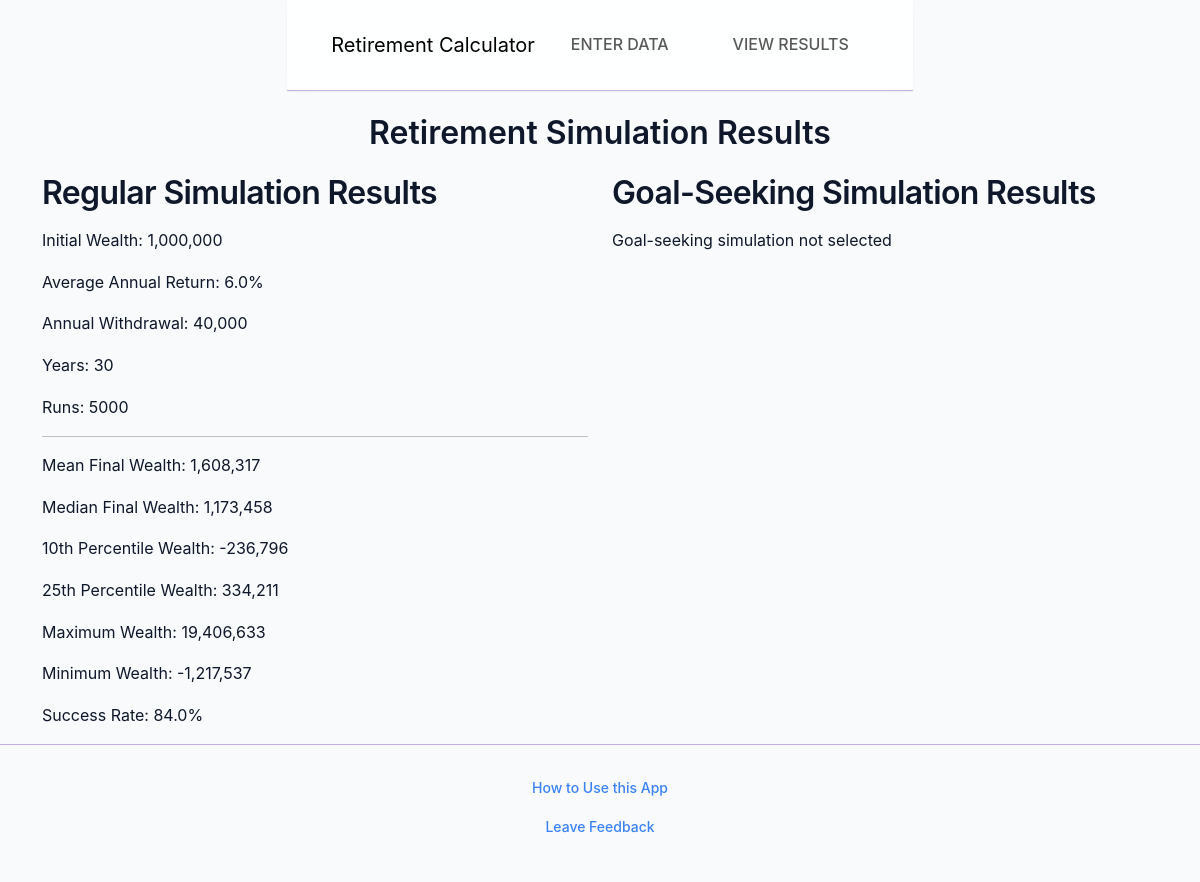
The app's page /results/ with its own data.
### core/models.py (models this page shows, shortened)
class SimulationData(models.Model):
    goal_seeking = models.BooleanField(default=False)
    initial_wealth = models.FloatField(default=1000000)
    annual_return = models.FloatField(default=6)
    return_std = models.FloatField(default=12)
    annual_withdrawal = models.FloatField(default=40000)
    inflation_rate = models.FloatField(default=2.5)
    inflation_std = models.FloatField(default=2.5)
    years = models.IntegerField(default=30)
    runs = models.IntegerField(default=100)
    target_success_rate = models.FloatField(default=80)

### core/views.py (the view, shortened to what this page needs)
# urls.py: path('results/', views.results_view, name='results'),
@require_http_methods(["GET", "POST"])
def results_view(request):
    sim_input = SimulationData.objects.last()
    if not sim_input:
        messages.error(request, "No simulation data found. Please enter data first")
        return redirect(reverse('enter'))
    if not sim_input.goal_seeking:
        the_runs = generate_runs(sim_input)
        results = {
            "goal_seeking": False,
            "initial_wealth": sim_input.initial_wealth,
            "annual_return": sim_input.annual_return,
            "annual_withdrawal": sim_input.annual_withdrawal,
            "years": sim_input.years,
            "runs": sim_input.runs,
            "run_mean": np.mean(the_runs[:, -1]),
            "run_median": np.median(the_runs[:, -1]),
            "run_10": np.percentile(the_runs[:, -1], 10),
            "run_25": np.percentile(the_runs[:, -1], 25),
            "run_min": np.min(the_runs[:, -1]),
            "run_max": np.max(the_runs[:, -1]),
            "run_success": 100 * np.count_nonzero(the_runs[:, -1] >= 0) / sim_input.runs,
        }
        print(f"DEBUG: results page sending {results}")
        return render(request, 'results.html', results)

### core/runs.py (called while the page is built)
def generate_random_sample(annual_return, return_std, inflation_rate, inflation_std, years, runs):
    rng = np.random.default_rng()
    returns = rng.normal(annual_return, return_std, size=(runs, years))
    inflation = rng.normal(inflation_rate, inflation_std, size=(runs, years))
    return returns, inflation

def do_sim_run(sim_input, returns, inflation, tested_withdrawal=None):
    if tested_withdrawal is None:
        tested_withdrawal = sim_input.annual_withdrawal
    the_runs = np.zeros((sim_input.runs, sim_input.years), dtype=float)
    for i in range(sim_input.runs):
        balance = sim_input.initial_wealth
        withdrawal = tested_withdrawal
        for j in range(sim_input.years):
            earnings = balance * returns[i][j] if balance > 0 else 0
            adj_inflation = inflation[i][j - 1] if j > 0 else 0
            withdrawal = withdrawal * (1 + adj_inflation)
            end_balance = balance + earnings - withdrawal
            the_runs[i][j] = end_balance
            balance = end_balance
    return the_runs

def generate_runs(sim_input):
    returns, inflation = generate_random_sample(sim_input.annual_return / 100,
                                                sim_input.return_std / 100,
                                                sim_input.inflation_rate / 100,
                                                sim_input.inflation_std / 100,
                                                sim_input.years,
                                                sim_input.runs)
    return do_sim_run(sim_input, returns, inflation)

### templates/results.html (shortened to what this page needs)
{% extends 'base.html' %}
{% load humanize %}
{% block content %}
<div class="container main-content">
    <div class="pageheading">Retirement Simulation Results</div>
    <div class="container">
        <div class="row">
            <div class="col-md-6">
                <h2>Regular Simulation Results</h2>
                {% if not goal_seeking %}
                <p>Initial Wealth: {{ initial_wealth|floatformat:"0g" }}</p>
                <p>Average Annual Return: {{ annual_return|floatformat:"1g" }}%</p>
                <p>Annual Withdrawal: {{ annual_withdrawal|floatformat:"0g" }}</p>
                <p>Years: {{ years }}</p>
                <p>Runs: {{ runs }}</p>
                <hr>
                <p>Mean Final Wealth: {{ run_mean|floatformat:"0g" }}</p>
                <p>Median Final Wealth: {{ run_median|floatformat:"0g" }}</p>
                <p>10th Percentile Wealth: {{ run_10|floatformat:"0g" }}</p>
                <p>25th Percentile Wealth: {{ run_25|floatformat:"0g" }}</p>
                <p>Maximum Wealth: {{ run_max|floatformat:"0g" }}</p>
                <p>Minimum Wealth: {{ run_min|floatformat:"0g" }}</p>
                <p>Success Rate: {{ run_success|floatformat:"1g" }}%</p>
                {% else %}
                <p>Regular simulation not selected</p>
                {% endif %}
            </div>
            <div class="col-md-6">
                <h2>Goal-Seeking Simulation Results</h2>
                {% if goal_seeking %}
                <p>Initial Wealth: {{ initial_wealth|floatformat:"0g" }}</p>
                <p>Average Annual Return: {{ annual_return|floatformat:"1g" }}%</p>
                <p>Target Success Rate: {{ target_success_rate|floatformat:"1g" }}%</p>
                <p>Years: {{ years }}</p>
                <p>Simulation Runs: {{ runs }}</p>
                <hr>
                <p>Achieved Withdrawal: {{ achieved_withdrawal|floatformat:"0g" }}</p>
                <p>Achieved Success Rate: {{ achieved_success_rate|floatformat:"1g" }}%</p>
                <p>Number of Searches: {{ searches }}</p>
                {% else %}
                <p>Goal-seeking simulation not selected</p>
                {% endif %}
            </div>
        </div>
    </div>
</div>
{% endblock %}

### static/css/style.css (style rules this page uses)
:root { --bg-primary: #f8fafc; --bg-secondary: #ffffff; --text-primary: #0f172a; --text-secondary: #475569; --accent-primary: #3b82f6; --accent-hover: #2563eb; --border-color: #c4ade6; --success: #10b981; --danger: #ef4444; --warning: #f59e0b; --shadow-sm: 0 1px 2px 0 rgba(0, 0, 0, 0.05); --shadow-md: 0 4px 6px -1px rgba(0, 0, 0, 0.1), 0 2px 4px -1px rgba(0, 0, 0, 0.06); --shadow-lg: 0 10px 15px -3px rgba(0, 0, 0, 0.1), 0 4px 6px -2px rgba(0, 0, 0, 0.05); --radius-md: 8px; --radius-lg: 12px; --radius-full: 9999px; --transition-fast: 0.15s ease-in-out; --transition-normal: 0.3s ease-in-out; }
* { box-sizing: border-box; margin: 0; padding: 0; }
body { font-family: 'Inter', sans-serif; background-color: var(--bg-primary); color: var(--text-primary); line-height: 1.6; min-height: 100vh; display: flex; flex-direction: column; }
.main-content { flex: 1; max-width: 1200px; margin: auto; padding: auto; width: 100%; }
.pageheading { font-size: 2rem; font-weight: 600; margin-top: 1rem; margin-bottom: 1rem; text-align: center; }
h1, h2, h3 { color: var(--text-primary); font-weight: 600; letter-spacing: -0.02em; margin-bottom: 1rem; }

### records on screen
SimulationData: initial_wealth "1,000,000", annual_return "6.0", annual_withdrawal "40,000"

### other values on screen
{{ years }} "30"
{{ runs }} "5000"
{{ run_mean|floatformat:"0g" }} "1,608,317"
{{ run_median|floatformat:"0g" }} "1,173,458"
{{ run_10|floatformat:"0g" }} "-236,796"
{{ run_25|floatformat:"0g" }} "334,211"
{{ run_max|floatformat:"0g" }} "19,406,633"
{{ run_min|floatformat:"0g" }} "-1,217,537"
{{ run_success|floatformat:"1g" }} "84.0"
